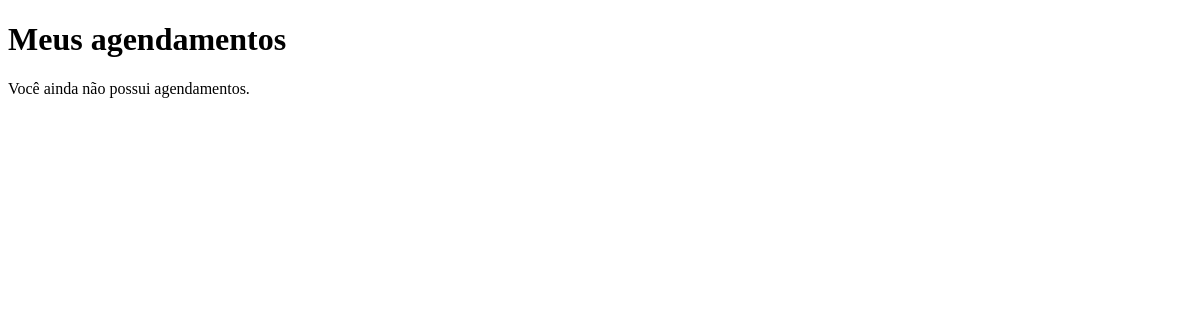
The app's page /minhas-reservas/ (signed in), older data.
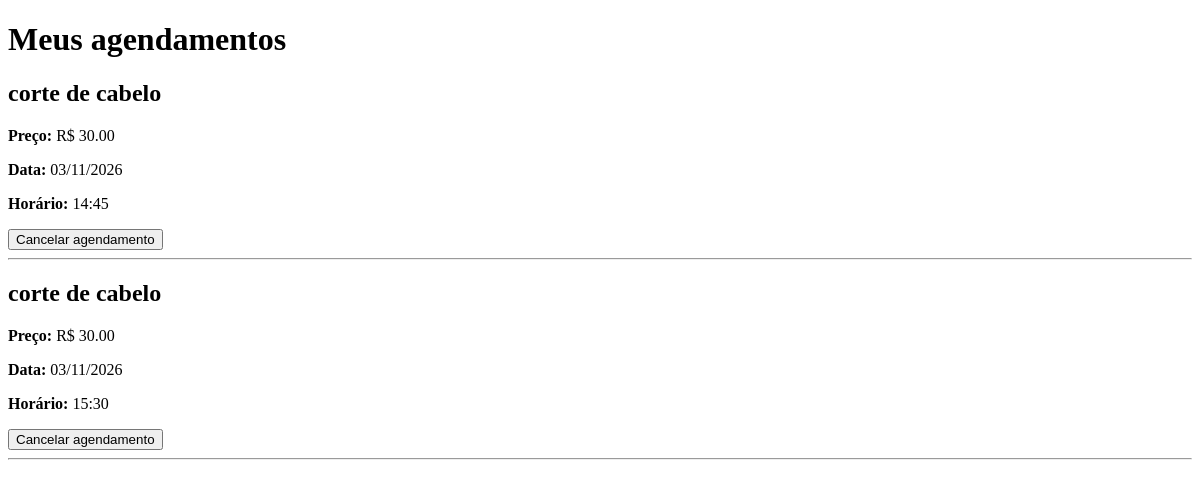
The same page, newer data.
### agendamentos/models.py (models this page shows, shortened)
class Agendamento(models.Model):
    cliente = models.ForeignKey(Cliente, on_delete=models.PROTECT)
    servico = models.ForeignKey(Servico, on_delete=models.PROTECT)
    data = models.DateField()
    horario = models.TimeField()

class Servico(models.Model):
    nome = models.CharField(max_length=100)
    preco = models.DecimalField(max_digits=7, decimal_places=2)
    duracao = models.PositiveIntegerField()

### agendamentos/views.py (the view)
# urls.py: path("minhas-reservas/", views.meus_agendamentos, name="meus_agendamentos"),
def meus_agendamentos(request):
    if not request.user.is_authenticated:
        return redirect("login_cliente")
    cliente = get_object_or_404(
        Cliente,
        usuario=request.user
    )
    agendamentos = Agendamento.objects.filter(
        cliente=cliente
    ).select_related("servico").order_by("data", "horario")
    return render(
        request,
        "agendamentos/meus_agendamentos.html",
        {
            "agendamentos": agendamentos
        }
    )

### agendamentos/templates/agendamentos/meus_agendamentos.html (shortened to what this page needs)
<!DOCTYPE html>
<html lang="pt-br">
<head>
</head>
<body>
    <h1>Meus agendamentos</h1>
    {% for agendamento in agendamentos %}
        <div class="agendamento">
            <h2>{{ agendamento.servico.nome }}</h2>
            <p>
                <strong>Preço:</strong>
                R$ {{ agendamento.servico.preco }}
            </p>
            <p>
                <strong>Data:</strong>
                {{ agendamento.data|date:"d/m/Y" }}
            </p>
            <p>
                <strong>Horário:</strong>
                {{ agendamento.horario|time:"H:i" }}
            </p>
            <form method="POST" action="{% url 'cancelar_agendamento' agendamento.id %}">
                <button type="submit">
                    Cancelar agendamento
                </button>
            </form>
        </div>
        <hr>
    {% empty %}
        <p>Você ainda não possui agendamentos.</p>
    {% endfor %}
</body>
</html>

Row changes from the older to the newer data that the page shows:
added Agendamento: servico.nome "corte de cabelo", servico.preco "30.00", data "03/11/2026", horario "14:45"
added Agendamento: servico.nome "corte de cabelo", servico.preco "30.00", data "03/11/2026", horario "15:30"
Text that changed along with them:
text no longer shown: "Você ainda não possui agendamentos."
